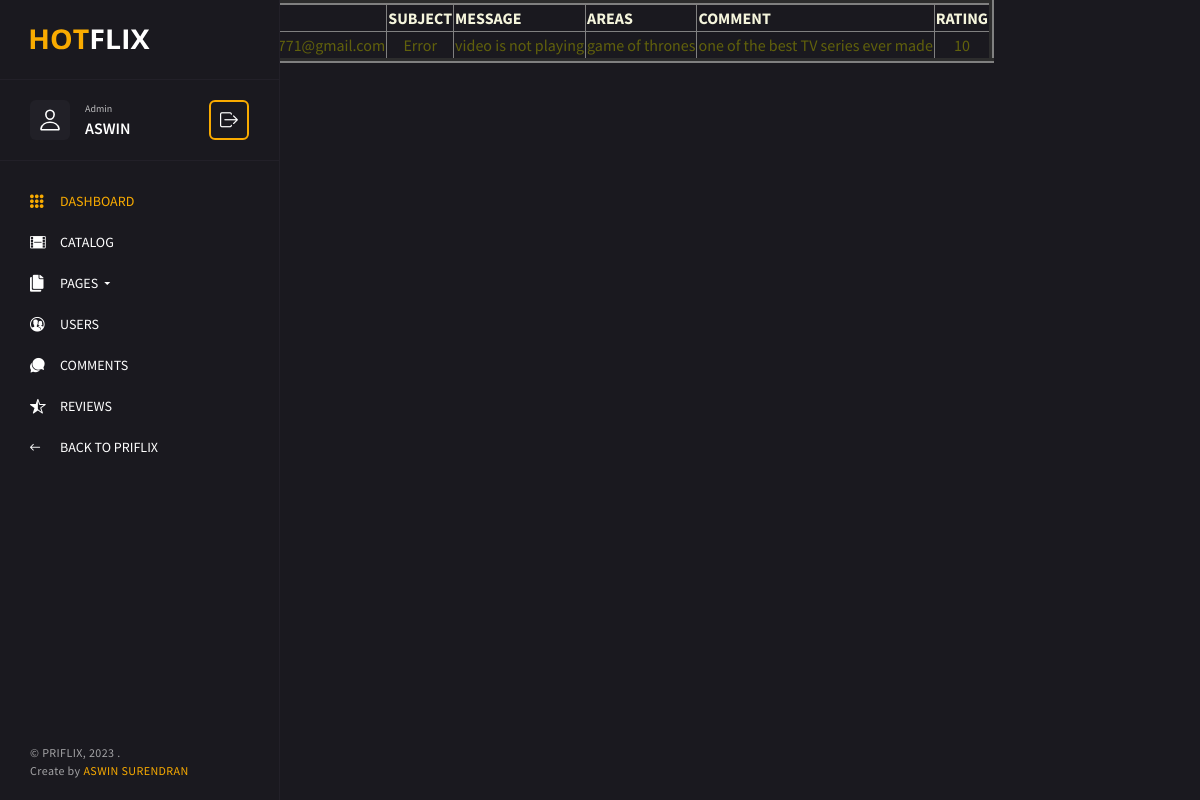
The page /contacttable on the database its author committed.
### flixapp/models.py (models this page shows)
class Contact(models.Model):
    name=models.CharField(max_length=20)
    email=models.CharField(max_length=20)
    subject=models.CharField(max_length=20)
    message=models.CharField(max_length=150)
    areas=models.CharField(max_length=20)
    comment=models.CharField(max_length=200)
    rating=models.IntegerField(default=0)

### adminapp/views.py (the view)
# urls.py: path('contacttable',views.contacttable,name='contacttable'),
def contacttable(request):
    data=Contact.objects.all()
    return render(request,'contacttable.html',{'data':data})

### adminapp/templates/contacttable.html
{% extends 'base.html' %}
{% load static %}
{% block content %}
<div class="col-12">
    <div class="container" style="width: 30cm;" >
        <table border="5" >
            <thead>
                <tr style="color: beige;">
                    <th>NAME</th>
                    <th>EMAIL</th>
                    <th>SUBJECT</th>
                    <th>MESSAGE</th>
                    <th>AREAS</th>
                    <th>COMMENT</th>
                    <th>RATING</th>
                </tr>
            </thead>
{% for i in data %}
<tr style="text-align: center; color: rgb(97, 97, 12);">
<td>{{i.name}}</td>
<td>{{i.email}}</td>
<td>{{i.subject}}</td>
<td>{{i.message}}</td>
<td>{{i.areas}}</td>
<td>{{i.comment}}</td>
<td>{{i.rating}}</td>
</tr>
{% endfor %}
</table>
{% endblock %}

### adminapp/static/css/admin.css (style rules this page uses)
html { -webkit-text-size-adjust: 100%; -ms-text-size-adjust: 100%; }
html, body { height: 100%; }
body { font-family: 'Source Sans Pro', sans-serif; font-weight: 400; background-color: #1a191f; font-weight: normal; -webkit-font-smoothing: antialiased; }

### rows shown on the page
Contact: subject "Error", message "video is not playing", areas "game of thrones", comment "one of the best TV series ever made", rating "10"
